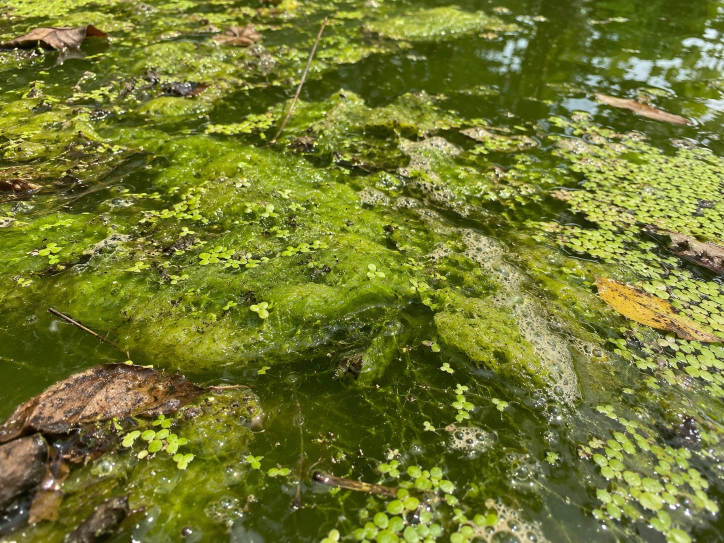
#> input picture testimages/7d8365a0-ab1b-46d6-876c-6374d845aa31 (1).jpeg, 1448 x 1086 px (shown at 1/2 size)
$ python -i algae.py   (imports and definitions only)
#> lines starting #> are read from the running program, lines starting #| are printed output that depends on the picture; after the words box and inside, x2 and y2 are one past the last pixel; in counts of white or black regions, pixels touching at a corner belong together
### src/waterbuoy/config.py
"""Configuration loading (TOML)."""

from __future__ import annotations

import re
import tomllib
from dataclasses import dataclass, field, fields
from pathlib import Path


BACKENDS = ("usb", "picamera2", "rpicam-still", "mock")
_NAME_RE = re.compile(r"^[A-Za-z0-9_-]{1,32}$")


@dataclass
class CameraConfig:
    """One camera. Any field left out of a [[camera]] table falls back to [capture]."""

    name: str = "cam0"                 # used in file names and IoT messages
    backend: str = "usb"               # "usb" | "picamera2" | "rpicam-still" | "mock"
    width: int = 0                     # 0 = largest resolution the camera supports
    height: int = 0
    jpeg_quality: int = 90
    # usb: V4L2 device node, preferably a stable /dev/v4l/by-id/... link.
    # picamera2/rpicam-still: optional libcamera camera Id (see `waterbuoy --list-cameras`).
    device: str = ""
    # picamera2/rpicam-still: which ribbon camera (0 = first), used when `device` is empty.
    index: int = 0
    input_format: str = "auto"         # usb: "auto" | "mjpeg" | "yuyv422" | ... (V4L2 format)
    warmup_frames: int = 30            # usb: frames discarded so auto-exposure can settle

    # [13 lines left out: function validate, not called in this run]


CAMERA_KEYS = {f.name for f in fields(CameraConfig)}


@dataclass
class CaptureConfig:
    interval_seconds: int = 300
    align_to_clock: bool = True


@dataclass
class StorageConfig:
    base_dir: Path = Path("/home/pi/waterbuoy-data/images")
    min_free_mb: int = 1024


@dataclass
class IotConfig:
    enabled: bool = False
    endpoint: str = ""
    cert_path: Path = Path("certs/device.pem.crt")
    key_path: Path = Path("certs/private.pem.key")
    ca_path: Path = Path("certs/AmazonRootCA1.pem")
    port: int = 8883
    keep_alive_seconds: int = 30
    topic_prefix: str = "waterbuoy/{thing}"


@dataclass
class AlgaeConfig:
    enabled: bool = False
    # Region of interest as fractions of width/height: [x0, y0, x1, y1]. Use it to cut out sky,
    # shoreline or parts of the buoy that are in frame.
    roi: tuple[float, float, float, float] = (0.0, 0.0, 1.0, 1.0)
    analysis_width: int = 320          # images are downscaled before analysis (speed)
    min_value: float = 0.12            # HSV value below this = too dark
    max_value: float = 0.97            # ... above this = glare
    min_saturation: float = 0.30       # below this = grey/white, ignored
    hue_min: float = 60.0              # degrees; ~60 yellow-green
    hue_max: float = 170.0             # degrees; ~170 blue-green
    min_exg: float = 0.04              # excess green on chromaticity (0..2)
    green_margin: float = 0.12         # green must exceed red and blue by this relative margin
    smooth: int = 3                    # box-filter size (pixels) applied before classifying; 1 = off
    min_valid_fraction: float = 0.25   # below this the image is labelled "unknown"
    suspect_fraction: float = 0.05
    bloom_fraction: float = 0.20

    def __post_init__(self):
        self.roi = tuple(float(v) for v in self.roi)
        x0, y0, x1, y1 = self.roi
        if not (0 <= x0 < x1 <= 1 and 0 <= y0 < y1 <= 1):
            raise ValueError(f"algae.roi must be [x0, y0, x1, y1] fractions with x0<x1, y0<y1: {self.roi}")
        if not 0 <= self.suspect_fraction <= self.bloom_fraction <= 1:
            raise ValueError("need 0 <= algae.suspect_fraction <= algae.bloom_fraction <= 1")


@dataclass
class Config:
    thing_name: str = "waterbuoy-01"
    capture: CaptureConfig = field(default_factory=CaptureConfig)
    cameras: list[CameraConfig] = field(default_factory=list)
    storage: StorageConfig = field(default_factory=StorageConfig)
    iot: IotConfig = field(default_factory=IotConfig)
    algae: AlgaeConfig = field(default_factory=AlgaeConfig)

    @property
    def topic_prefix(self) -> str:
        return self.iot.topic_prefix.format(thing=self.thing_name)


def _resolve(base: Path, p: str | Path) -> Path:
    p = Path(p).expanduser()
    return p if p.is_absolute() else (base / p).resolve()


# [53 lines left out: functions load_config, parse_cameras, not called in this run]

### src/waterbuoy/algae.py
"""Algal-bloom detection from RGB images using colour indices.

Cyanobacteria / green-algae blooms make surface water distinctly green (pea-soup, scum,
streaks). Clean water is usually blue, grey or brown (sediment). Each pixel of the region
of interest (after a small box blur to suppress noise) is classified as *bloom-coloured* when it is:

* well exposed      - not too dark (night, shadow) and not specular glare
* saturated enough  - grey/white pixels (foam, overcast reflections, a colour cast) are ignored
* green hue         - hue between ``hue_min`` and ``hue_max`` degrees, and green brighter than
                      red and blue by at least ``green_margin`` (relative)
* excess green      - ExG = 2g - r - b on chromaticity coordinates above ``min_exg``

The image label is derived from the fraction of valid pixels that are bloom-coloured:

    unknown   too few valid pixels (night, fog, lens covered) - no decision
    clean     bloom_fraction <  suspect_fraction
    suspect   suspect_fraction <= bloom_fraction < bloom_fraction
    bloom     bloom_fraction >= bloom_fraction threshold

This is a heuristic screen, not a lab measurement: calibrate the thresholds (``[algae]`` in the
config) on images from your site, e.g. with ``waterbuoy-algae scan --sort-into``.

CLI:  python -m waterbuoy.algae scan <dir-or-files...> [--csv out.csv] [--sort-into DIR]
"""

from __future__ import annotations

import argparse
import csv
import json
import logging
import os
import sys
from dataclasses import asdict, dataclass, field
from pathlib import Path

import numpy as np
from PIL import Image

from .config import AlgaeConfig

log = logging.getLogger(__name__)

LABELS = ("clean", "suspect", "bloom", "unknown")


@dataclass
class AlgaeResult:
    label: str
    bloom_fraction: float      # bloom pixels / valid pixels
    valid_fraction: float      # valid pixels / ROI pixels
    mean_exg: float            # mean excess green over valid pixels
    bloom_exg: float           # mean excess green over bloom pixels (intensity)
    mean_rgb: tuple[int, int, int] = field(default=(0, 0, 0))

    # [6 lines left out: function to_dict, not called in this run]


def load_rgb(path: str | Path, width: int) -> np.ndarray:
    """Decode a (JPEG) image downscaled to about ``width`` pixels wide, as float RGB in [0, 1]."""
    with Image.open(path) as img:
        if img.width > width:
            h = max(1, round(img.height * width / img.width))
            img.draft("RGB", (width, h))  # fast DCT-domain downscale for JPEG
            img = img.convert("RGB").resize((width, h), Image.BILINEAR)
        else:
            img = img.convert("RGB")
        return np.asarray(img, dtype=np.float32) / 255.0


def box_smooth(rgb: np.ndarray, k: int) -> np.ndarray:
    """k x k mean filter (edge-padded); suppresses sensor noise and tiny specks."""
    if k <= 1:
        return rgb
    pad = k // 2
    padded = np.pad(rgb, ((pad, k - 1 - pad), (pad, k - 1 - pad), (0, 0)), mode="edge")
    h, w = rgb.shape[:2]
    out = np.zeros_like(rgb)
    for dy in range(k):
        for dx in range(k):
            out += padded[dy:dy + h, dx:dx + w]
    return out / (k * k)


def bloom_mask(rgb: np.ndarray, cfg: AlgaeConfig) -> tuple[np.ndarray, np.ndarray, np.ndarray]:
    """Return (valid, bloom, exg) per-pixel arrays for an RGB float image."""
    rgb = box_smooth(rgb, cfg.smooth)
    r, g, b = rgb[..., 0], rgb[..., 1], rgb[..., 2]
    mx = rgb.max(axis=-1)
    mn = rgb.min(axis=-1)
    delta = mx - mn
    sat = np.where(mx > 0, delta / np.maximum(mx, 1e-6), 0.0)

    # Hue in degrees (standard HSV formula).
    d = np.maximum(delta, 1e-6)
    hue = np.select(
        [mx == r, mx == g],
        [(60 * (g - b) / d) % 360, 60 * (b - r) / d + 120],
        default=60 * (r - g) / d + 240,
    )

    total = r + g + b + 1e-6
    exg = (2 * g - r - b) / total  # excess green on chromaticity coordinates

    valid = (mx >= cfg.min_value) & (mx <= cfg.max_value)
    bloom = (
        valid
        & (sat >= cfg.min_saturation)
        & (hue >= cfg.hue_min) & (hue <= cfg.hue_max)
        & (g >= r * (1 + cfg.green_margin)) & (g >= b * (1 + cfg.green_margin))
        & (exg >= cfg.min_exg)
    )
    return valid, bloom, exg


def analyze_array(rgb: np.ndarray, cfg: AlgaeConfig) -> AlgaeResult:
    h, w = rgb.shape[:2]
    x0, y0, x1, y1 = cfg.roi
    roi = rgb[int(y0 * h):max(int(y1 * h), int(y0 * h) + 1), int(x0 * w):max(int(x1 * w), int(x0 * w) + 1)]
    valid, bloom, exg = bloom_mask(roi, cfg)

    n_valid = int(valid.sum())
    valid_fraction = n_valid / valid.size
    bloom_fraction = float(bloom.sum()) / n_valid if n_valid else 0.0
    mean_exg = float(exg[valid].mean()) if n_valid else 0.0
    bloom_exg = float(exg[bloom].mean()) if bloom.any() else 0.0
    mean_rgb = tuple(int(v) for v in (roi[valid].mean(axis=0) * 255 if n_valid else (0, 0, 0)))

    if valid_fraction < cfg.min_valid_fraction:
        label = "unknown"
    elif bloom_fraction >= cfg.bloom_fraction:
        label = "bloom"
    elif bloom_fraction >= cfg.suspect_fraction:
        label = "suspect"
    else:
        label = "clean"
    return AlgaeResult(label, bloom_fraction, valid_fraction, mean_exg, bloom_exg, mean_rgb)


def analyze_image(path: str | Path, cfg: AlgaeConfig | None = None) -> AlgaeResult:
    cfg = cfg or AlgaeConfig()
    return analyze_array(load_rgb(path, cfg.analysis_width), cfg)
#> in load_rgb, img is the input picture: PIL image 1448x1086 RGB; mean R, G, B 115.1, 121.4, 47.4
#> in analyze_array, `h, w = rgb.shape[:2]`: h = 240; w = 320
#> after the loop in box_smooth, `for dy in range(k):`:
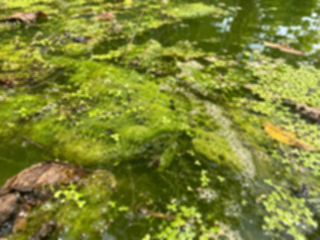
#> out: shape (240, 320, 3) float32; mean of channels 0, 1, 2 4.06, 4.29, 1.67; drawn with min black and max white
#> in bloom_mask, `sat = np.where(mx > 0, delta / np.maximum(mx, 1e-6), 0.0)`:
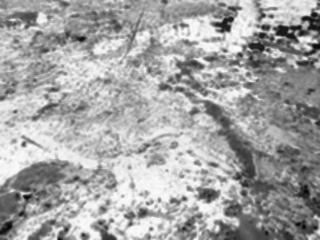
#> sat: shape (240, 320) float32; min 0.0091, max 0.991, mean 0.646
#> in bloom_mask, `hue = np.select( [mx == r, mx == g], [(60 * (g - b) / d) % 360, 60 * (..`:
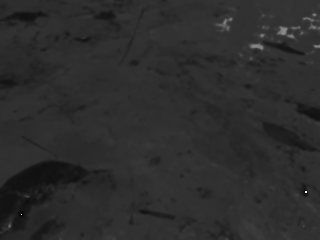
#> hue: shape (240, 320) float32; min 1.75, max 358.7, mean 65.1; drawn with min black and max white
#> in bloom_mask, `total = r + g + b + 1e-6`:
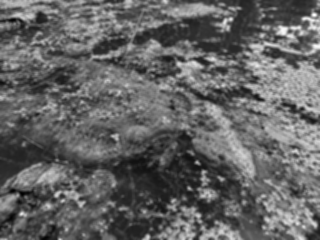
#> total: shape (240, 320) float32; min 0.126, max 2.63, mean 1.11; drawn with min black and max white
#> in bloom_mask, `exg = (2 * g - r - b) / total`:
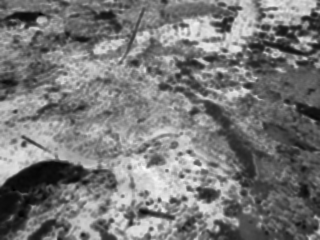
#> exg: shape (240, 320) float32; min -0.0513, max 0.735, mean 0.319; drawn with min black and max white
#> in bloom_mask, `valid = (mx >= cfg.min_value) & (mx <= cfg.max_value)`:
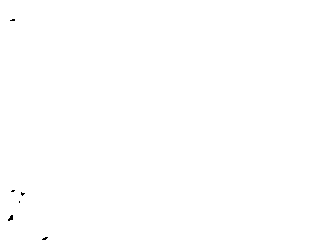
#> valid: shape (240, 320) bool; 99.9% white; black in thin lines or dots, all inside (x1, y1, x2, y2) = (8, 19, 48, 240)
#> in bloom_mask, `bloom = ( valid & (sat >= cfg.min_saturation) & (hue >= cfg.hue_min) &..`:
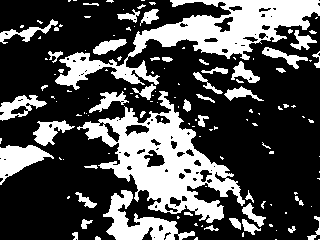
#> bloom: shape (240, 320) bool; 30.7% white; 136 white regions (91 under 20 px), largest, box (x1, y1, x2, y2) and area: (77, 91, 245, 223) 7764, (55, 0, 320, 90) 7029, (103, 190, 195, 240) 1764
#> in analyze_array, `n_valid = int(valid.sum())`: n_valid = 76745
#> in analyze_array, `valid_fraction = n_valid / valid.size`: valid_fraction = 0.999
#> in analyze_array, `bloom_fraction = float(bloom.sum()) / n_valid if n_valid else 0.0`: bloom_fraction = 0.307
#> in analyze_array, `mean_exg = float(exg[valid].mean()) if n_valid else 0.0`: mean_exg = 0.319
#> in analyze_array, `bloom_exg = float(exg[bloom].mean()) if bloom.any() else 0.0`: bloom_exg = 0.477
#> in analyze_array, `mean_rgb = tuple(int(v) for v in (roi[valid].mean(axis=0) * 255 if n_v..`: mean_rgb = (115, 121, 47)


# [95 lines left out: functions save_overlay, iter_images, _cmd_scan, main, not called in this run]


# [2 lines not run here, left out]

>>> result = analyze_image('../../testimages/7d8365a0-ab1b-46d6-876c-6374d845aa31 (1).jpeg')

$ run again, on testimages/01-walled-inlet-simulated-clean.png
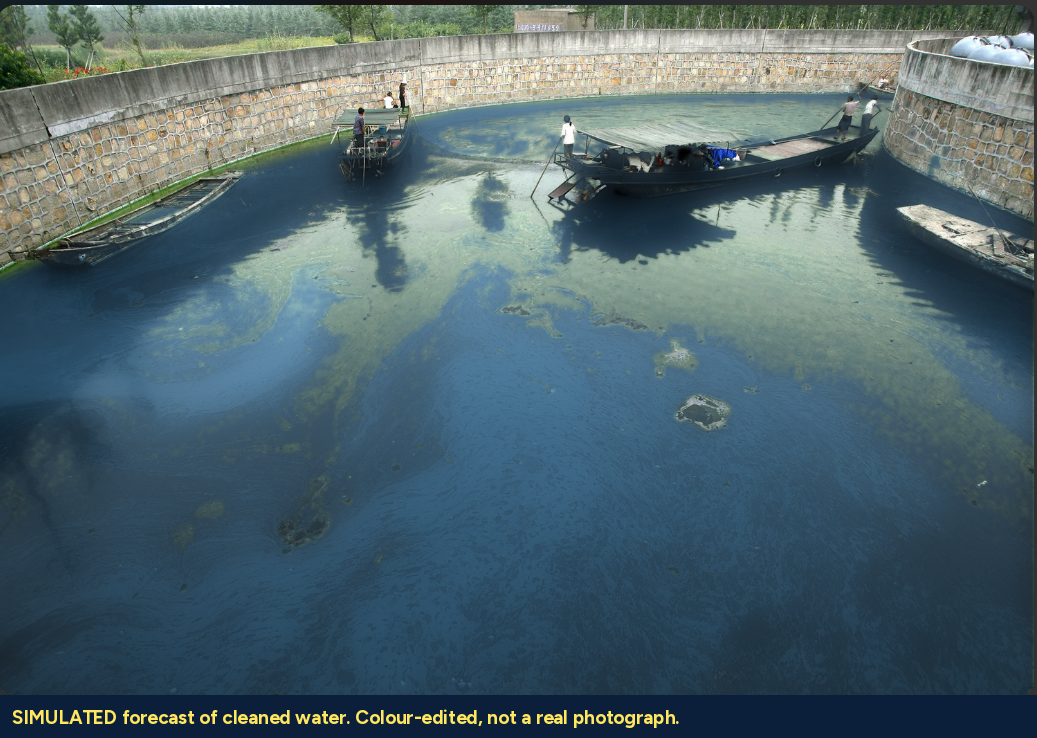
#> input picture testimages/01-walled-inlet-simulated-clean.png, 1037 x 738 px
#> in load_rgb, img is the input picture: PIL image 1037x738 RGB; mean R, G, B 79.7, 101.8, 109.6
#> img: PIL image 320x228 RGB
#> in analyze_array, `h, w = rgb.shape[:2]`: h = 228; w = 320
#> in bloom_mask, `exg = (2 * g - r - b) / total`:
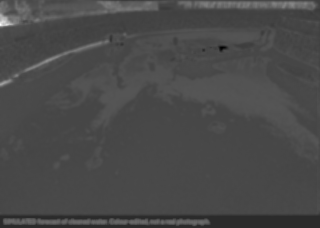
#> exg: shape (228, 320) float32; min -0.238, max 0.739, mean 0.0464; drawn with min black and max white
#> valid: shape (228, 320) bool; 99.9% white; 4 black regions (3 under 20 px), largest, box (x1, y1, x2, y2) and area: (188, 57, 199, 62) 38
#> in bloom_mask, `bloom = ( valid & (sat >= cfg.min_saturation) & (hue >= cfg.hue_min) &..`:
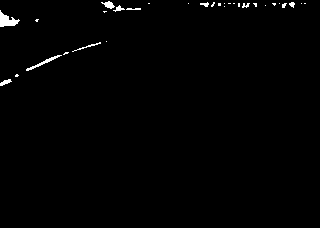
#> bloom: shape (228, 320) bool; 0.91% white; 31 white regions (21 under 20 px), largest, box (x1, y1, x2, y2) and area: (0, 10, 20, 27) 172, (26, 55, 62, 71) 101, (101, 1, 115, 9) 59
#> n_valid = 72904
#> valid_fraction = 0.999
#> bloom_fraction = 0.00915
#> mean_exg = 0.0464
#> bloom_exg = 0.257
#> mean_rgb = (79, 101, 109)

$ run again, on testimages/02-open-water-scum-simulated-clean.png
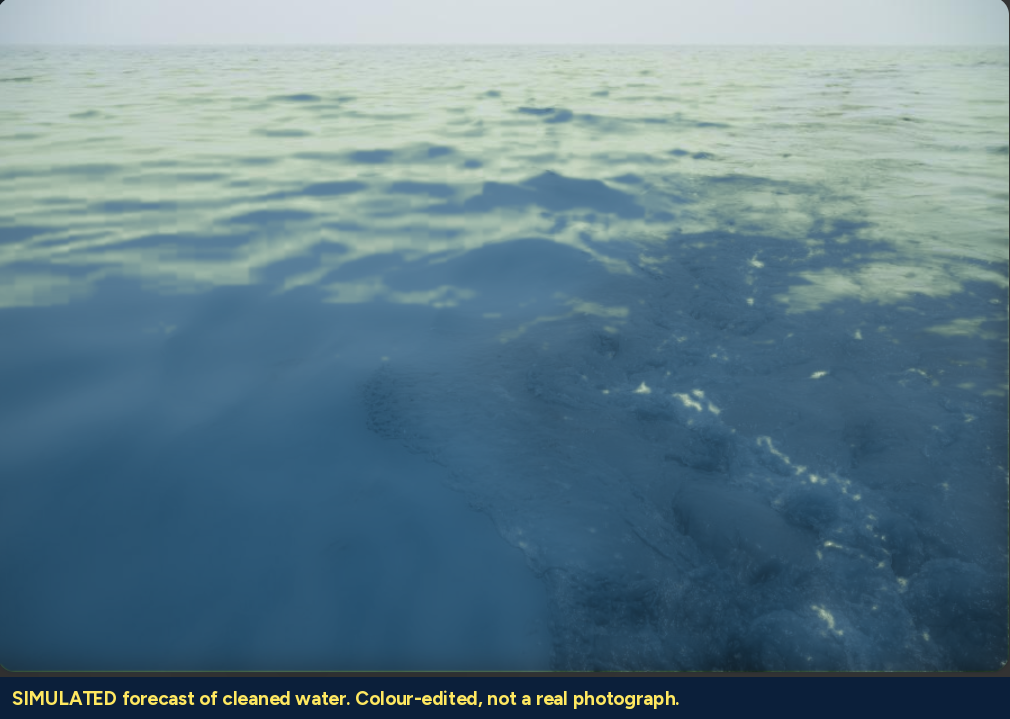
#> input picture testimages/02-open-water-scum-simulated-clean.png, 1010 x 719 px
#> in load_rgb, img is the input picture: PIL image 1010x719 RGB; mean R, G, B 95.6, 124.9, 138.1
#> img: PIL image 320x228 RGB
#> in analyze_array, `h, w = rgb.shape[:2]`: h = 228; w = 320
#> after the loop in box_smooth, `for dy in range(k):`:
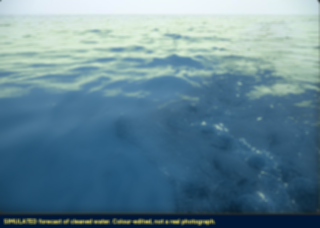
#> out: shape (228, 320, 3) float32; mean of channels 0, 1, 2 3.37, 4.41, 4.87; drawn with min black and max white
#> in bloom_mask, `exg = (2 * g - r - b) / total`:
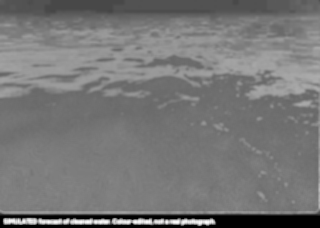
#> exg: shape (228, 320) float32; min -0.071, max 0.172, mean 0.0424; drawn with min black and max white
#> valid: shape (228, 320) bool; every value is 1
#> bloom: shape (228, 320) bool; every value is 0
#> n_valid = 72960
#> valid_fraction = 1
#> bloom_fraction = 0
#> mean_exg = 0.0424
#> bloom_exg = 0
#> mean_rgb = (95, 124, 137)
